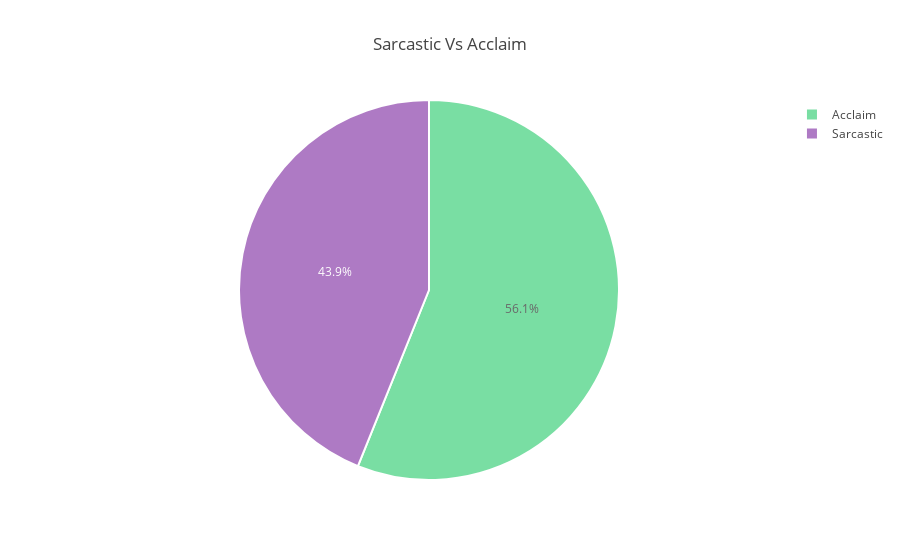

This figure's notebook cell:
### Code cell
import numpy as np
import plotly.plotly as py
import plotly.graph_objs as go
from plotly.offline import download_plotlyjs, init_notebook_mode, plot, iplot
init_notebook_mode(connected=True)

sar_acc_tar = sar_acc['is_sarcastic'].value_counts()
labels = ['Acclaim', 'Sarcastic']
sizes = (np.array((sar_acc_tar / sar_acc_tar.sum())*100))
colors = ['#58D68D', '#9B59B6']

trace = go.Pie(labels=labels, values=sizes, opacity = 0.8, hoverinfo='label+percent',
               marker=dict(colors=colors, line=dict(color='#FFFFFF', width=2)))
layout = go.Layout(
    title='Sarcastic Vs Acclaim'
)
data = [trace]
fig = go.Figure(data=data, layout=layout)
iplot(fig, filename="Sa_Ac")

### Figure 1 — Plotly figure (JSON) as saved in the notebook; plotly's stock layout.template omitted (floating-point values rounded to 4 significant figures)
{"data": [{"opacity": 0.8, "uid": "09ced560-9000-49f2-ac1b-05143348346b", "labels": ["Acclaim", "Sarcastic"], "values": [56.1, 43.9], "hoverinfo": "label+percent", "marker": {"colors": ["#58D68D", "#9B59B6"], "line": {"color": "#FFFFFF", "width": 2}}, "type": "pie"}], "layout": {"title": {"text": "Sarcastic Vs Acclaim"}}}
